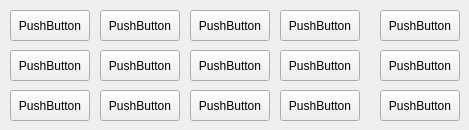
   <widget class="QWidget" name="domains_tab_widget">
    <attribute name="title">
     <string>Domains</string>
    </attribute>
    <widget class="QPushButton" name="gather_button_31">
     <property name="geometry">
      <rect>
       <x>100</x>
       <y>50</y>
       <width>80</width>
       <height>31</height>
      </rect>
     </property>
     <property name="text">
      <string>PushButton</string>
     </property>
    </widget>
    <widget class="QPushButton" name="gather_button_32">
     <property name="geometry">
      <rect>
       <x>280</x>
       <y>50</y>
       <width>80</width>
       <height>31</height>
      </rect>
     </property>
     <property name="text">
      <string>PushButton</string>
     </property>
    </widget>
    <widget class="QPushButton" name="gather_button_33">
     <property name="geometry">
      <rect>
       <x>190</x>
       <y>50</y>
       <width>80</width>
       <height>31</height>
      </rect>
     </property>
     <property name="text">
      <string>PushButton</string>
     </property>
    </widget>
    <widget class="QPushButton" name="gather_button_34">
     <property name="geometry">
      <rect>
       <x>10</x>
       <y>10</y>
       <width>80</width>
       <height>31</height>
      </rect>
     </property>
     <property name="text">
      <string>PushButton</string>
     </property>
    </widget>
    <widget class="QPushButton" name="gather_button_35">
     <property name="geometry">
      <rect>
       <x>100</x>
       <y>10</y>
       <width>80</width>
       <height>31</height>
      </rect>
     </property>
     <property name="text">
      <string>PushButton</string>
     </property>
    </widget>
    <widget class="QPushButton" name="gather_button_36">
     <property name="geometry">
      <rect>
       <x>190</x>
       <y>10</y>
       <width>80</width>
       <height>31</height>
      </rect>
     </property>
     <property name="text">
      <string>PushButton</string>
     </property>
    </widget>
    <widget class="QPushButton" name="gather_button_37">
     <property name="geometry">
      <rect>
       <x>380</x>
       <y>90</y>
       <width>80</width>
       <height>31</height>
      </rect>
     </property>
     <property name="text">
      <string>PushButton</string>
     </property>
    </widget>
    <widget class="QPushButton" name="gather_button_38">
     <property name="geometry">
      <rect>
       <x>380</x>
       <y>10</y>
       <width>80</width>
       <height>31</height>
      </rect>
     </property>
     <property name="text">
      <string>PushButton</string>
     </property>
    </widget>
    <widget class="QPushButton" name="gather_button_39">
     <property name="geometry">
      <rect>
       <x>280</x>
       <y>90</y>
       <width>80</width>
       <height>31</height>
      </rect>
     </property>
     <property name="text">
      <string>PushButton</string>
     </property>
    </widget>
    <widget class="QPushButton" name="gather_button_40">
     <property name="geometry">
      <rect>
       <x>100</x>
       <y>90</y>
       <width>80</width>
       <height>31</height>
      </rect>
     </property>
     <property name="text">
      <string>PushButton</string>
     </property>
    </widget>
    <widget class="QPushButton" name="gather_button_41">
     <property name="geometry">
      <rect>
       <x>10</x>
       <y>90</y>
       <width>80</width>
       <height>31</height>
      </rect>
     </property>
     <property name="text">
      <string>PushButton</string>
     </property>
    </widget>
    <widget class="QPushButton" name="gather_button_42">
     <property name="geometry">
      <rect>
       <x>380</x>
       <y>50</y>
       <width>80</width>
       <height>31</height>
      </rect>
     </property>
     <property name="text">
      <string>PushButton</string>
     </property>
    </widget>
    <widget class="QPushButton" name="gather_button_43">
     <property name="geometry">
      <rect>
       <x>10</x>
       <y>50</y>
       <width>80</width>
       <height>31</height>
      </rect>
     </property>
     <property name="text">
      <string>PushButton</string>
     </property>
    </widget>
    <widget class="QPushButton" name="gather_button_44">
     <property name="geometry">
      <rect>
       <x>190</x>
       <y>90</y>
       <width>80</width>
       <height>31</height>
      </rect>
     </property>
     <property name="text">
      <string>PushButton</string>
     </property>
    </widget>
    <widget class="QPushButton" name="gather_button_45">
     <property name="geometry">
      <rect>
       <x>280</x>
       <y>10</y>
       <width>80</width>
       <height>31</height>
      </rect>
     </property>
     <property name="text">
      <string>PushButton</string>
     </property>
    </widget>
   </widget>
